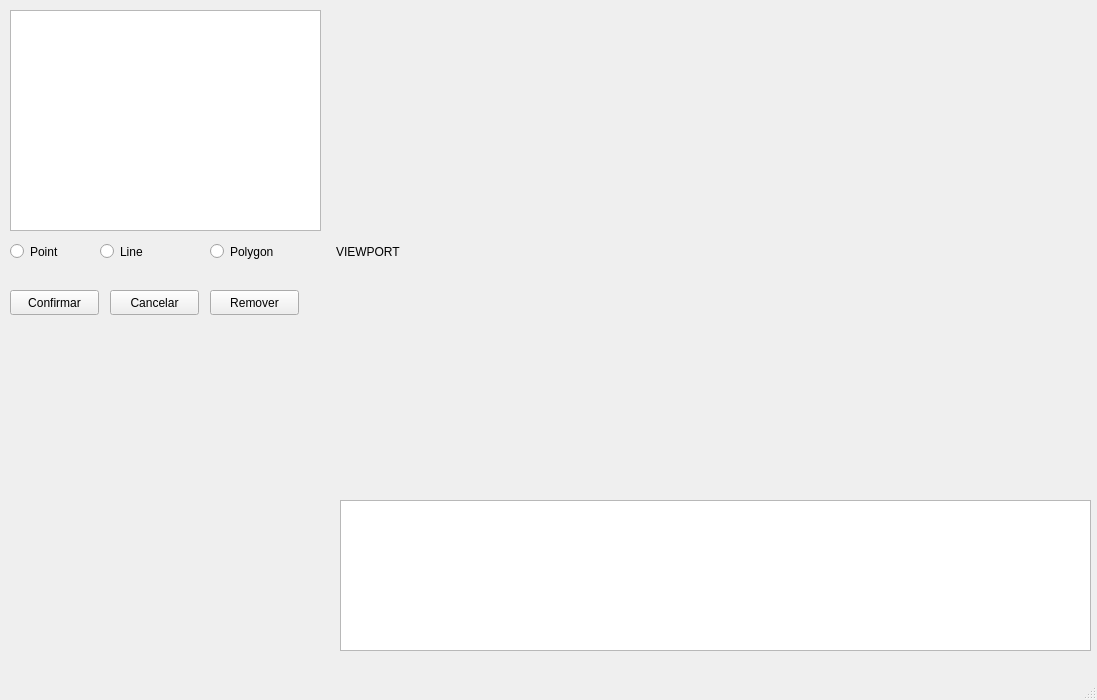
<?xml version="1.0" encoding="UTF-8"?>
<ui version="4.0">
 <class>MainWindow</class>
 <widget class="QMainWindow" name="MainWindow">
  <property name="geometry">
   <rect>
    <x>0</x>
    <y>0</y>
    <width>1097</width>
    <height>700</height>
   </rect>
  </property>
  <property name="windowTitle">
   <string>MainWindow</string>
  </property>
  <widget class="QWidget" name="centralwidget">
   <widget class="QLabel" name="viewport">
    <property name="geometry">
     <rect>
      <x>336</x>
      <y>6</y>
      <width>761</width>
      <height>491</height>
     </rect>
    </property>
    <property name="autoFillBackground">
     <bool>false</bool>
    </property>
    <property name="text">
     <string>VIEWPORT</string>
    </property>
   </widget>
   <widget class="QListWidget" name="objectsList">
    <property name="geometry">
     <rect>
      <x>10</x>
      <y>10</y>
      <width>311</width>
      <height>221</height>
     </rect>
    </property>
   </widget>
   <widget class="QRadioButton" name="radioButton">
    <property name="geometry">
     <rect>
      <x>10</x>
      <y>240</y>
      <width>112</width>
      <height>23</height>
     </rect>
    </property>
    <property name="text">
     <string>Point</string>
    </property>
   </widget>
   <widget class="QRadioButton" name="radioButton_2">
    <property name="geometry">
     <rect>
      <x>100</x>
      <y>240</y>
      <width>112</width>
      <height>23</height>
     </rect>
    </property>
    <property name="text">
     <string>Line</string>
    </property>
   </widget>
   <widget class="QRadioButton" name="radioButton_3">
    <property name="geometry">
     <rect>
      <x>210</x>
      <y>240</y>
      <width>112</width>
      <height>23</height>
     </rect>
    </property>
    <property name="text">
     <string>Polygon</string>
    </property>
   </widget>
   <widget class="QPushButton" name="pushButton">
    <property name="geometry">
     <rect>
      <x>10</x>
      <y>290</y>
      <width>89</width>
      <height>25</height>
     </rect>
    </property>
    <property name="text">
     <string>Confirmar</string>
    </property>
   </widget>
   <widget class="QPushButton" name="pushButton_2">
    <property name="geometry">
     <rect>
      <x>110</x>
      <y>290</y>
      <width>89</width>
      <height>25</height>
     </rect>
    </property>
    <property name="text">
     <string>Cancelar</string>
    </property>
   </widget>
   <widget class="QPushButton" name="pushButton_3">
    <property name="geometry">
     <rect>
      <x>210</x>
      <y>290</y>
      <width>89</width>
      <height>25</height>
     </rect>
    </property>
    <property name="text">
     <string>Remover</string>
    </property>
   </widget>
   <widget class="QListWidget" name="logField">
    <property name="geometry">
     <rect>
      <x>340</x>
      <y>500</y>
      <width>751</width>
      <height>151</height>
     </rect>
    </property>
   </widget>
  </widget>
  <widget class="QMenuBar" name="menubar">
   <property name="geometry">
    <rect>
     <x>0</x>
     <y>0</y>
     <width>1097</width>
     <height>22</height>
    </rect>
   </property>
  </widget>
  <widget class="QStatusBar" name="statusbar"/>
 </widget>
 <resources/>
 <connections/>
</ui>
